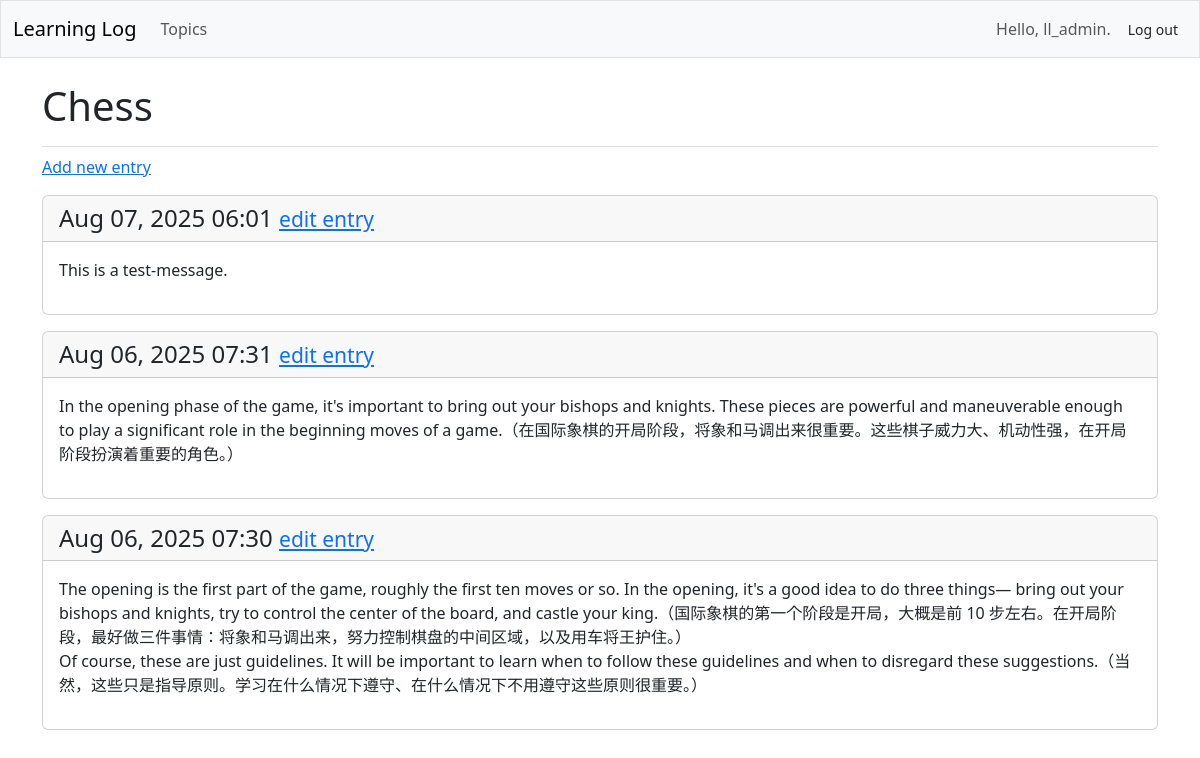
Before: /topics/1/ (signed in) with the older database file.
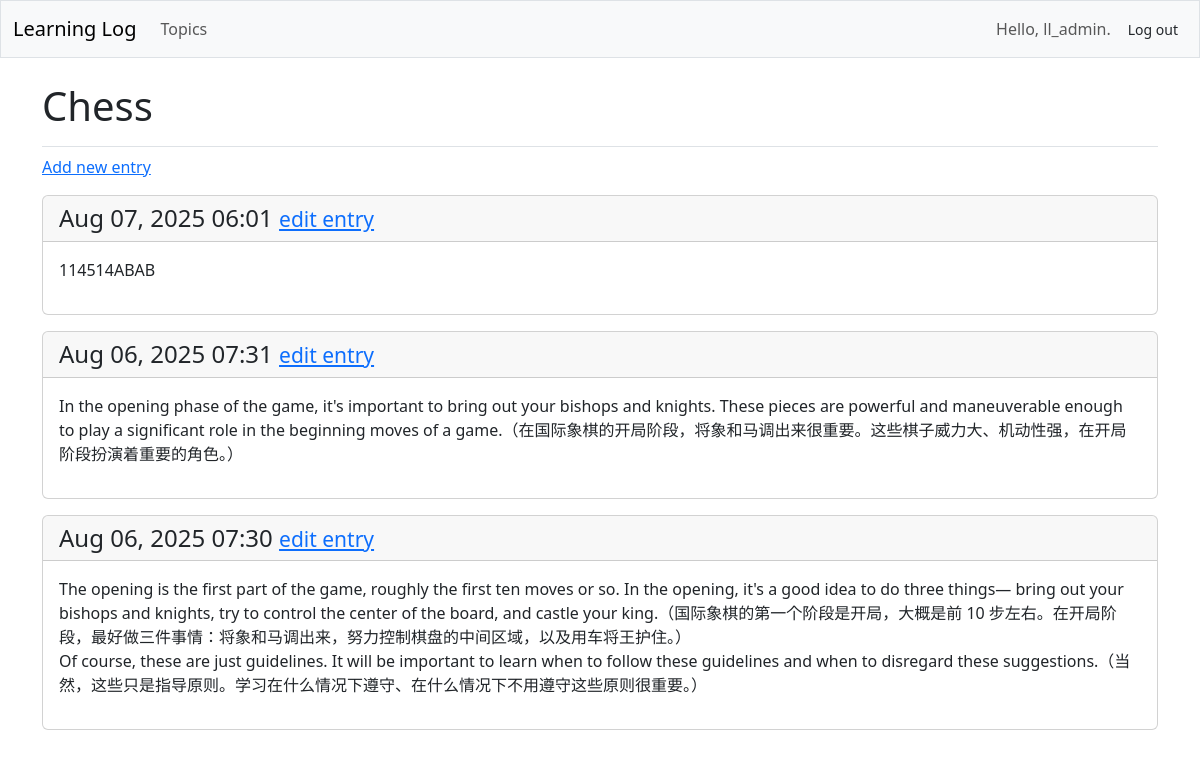
After: the same page with the newer database file.
### learning_logs/models.py (models this page shows, shortened)
class Entry(models.Model):
    topic = models.ForeignKey(Topic,on_delete=models.CASCADE)
    text = models.TextField(blank=True)
    date_added = models.DateTimeField(auto_now_add=True)
    class Meta:
        verbose_name_plural = 'entries'

### learning_logs/views.py (the view)
# urls.py: path('topics/<int:topic_id>/',views.topic,name='topic'),
@login_required
def topic(request,topic_id):
    topic = Topic.objects.get(id=topic_id)
    if topic.owner != request.user:
        raise Http404
    entries = topic.entry_set.order_by('-date_added')
    context = {'topic': topic, 'entries': entries}
    return render(request, 'learning_logs/topic.html',context)

### learning_logs/templates/learning_logs/topic.html
{% extends 'learning_logs/base.html' %}
{% block page_header %}
  <h1>{{ topic.text }}</h1>
{% endblock page_header %}
{% block content %}
  <p>
    <a href="{% url 'learning_logs:new_entry' topic.id %}">Add new entry</a>
  </p>
  {% for entry in entries %}
    <div class="card mb-3">
      <h4 class="card-header">
        {{ entry.date_added|date:'M d, Y H:i' }}
        <small>
          <a href="{% url 'learning_logs:edit_entry' entry.id %}">edit entry</a>
        </small>
      </h4>
      <div class="card-body">{{ entry.text|linebreaks }}</div>
    </div>
  {% empty %}
    <p>There are no entries for this topic yet.</p>
  {% endfor %}
{% endblock content %}

Changed rows visible on the page:
changed Entry: text "This is a test-message." → "114514ABAB"
